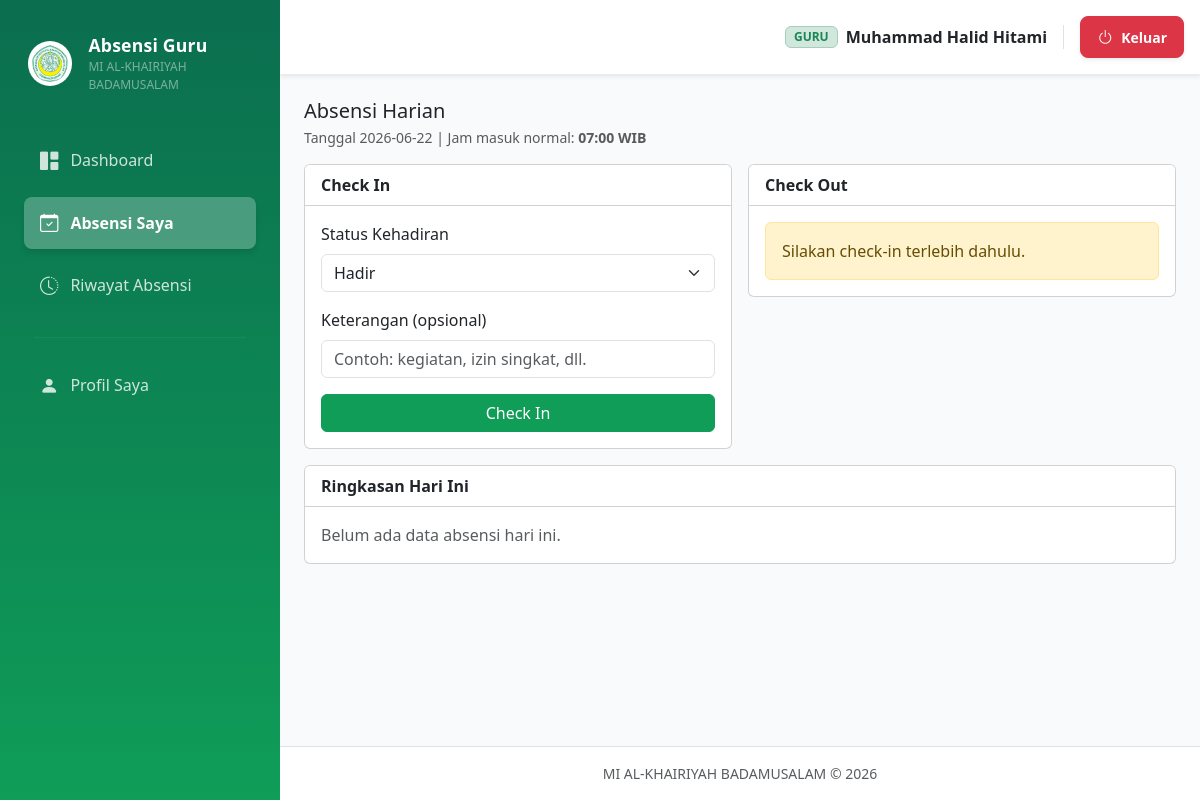
Before: /guru/absensi (signed in) with the older database file.
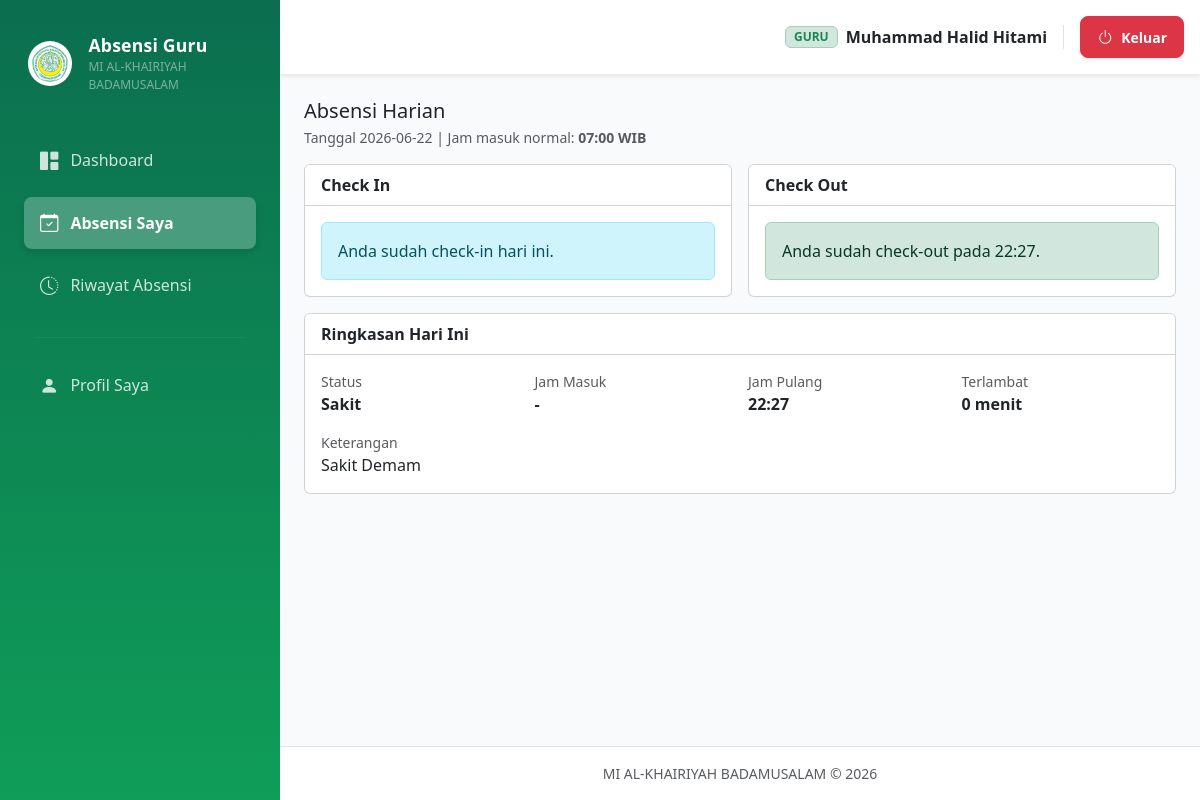
After: the same page with the newer database file.
### tables this page shows
CREATE TABLE absensi (
  id INTEGER PRIMARY KEY AUTOINCREMENT,
  guru_id INTEGER NOT NULL,
  tanggal TEXT NOT NULL,
  jam_masuk TEXT,
  jam_pulang TEXT,
  status TEXT NOT NULL,
  terlambat INTEGER DEFAULT 0,
  keterangan TEXT,
  validated INTEGER DEFAULT 0,
  created_at TEXT DEFAULT (datetime('now')),
  FOREIGN KEY (guru_id) REFERENCES guru (id) ON DELETE CASCADE,
  UNIQUE (guru_id, tanggal)
);

### blueprints/guru/routes.py (the view, shortened to what this page needs)
@bp.route("/absensi", methods=["GET", "POST"])
@login_required
@role_required("guru")
def absensi_saya():
    guru_id = current_user.user_id
    today = today_str()
    row = query_one(
        "SELECT * FROM absensi WHERE guru_id=? AND tanggal=?",
        (guru_id, today),
    )
    row = query_one(
        "SELECT * FROM absensi WHERE guru_id=? AND tanggal=?",
        (guru_id, today),
    )
    return render_template(
        "guru/absensi_saya.html",
        row=row,
        today=today,
        status_options=STATUS_OPTIONS,
    )

### utils/db.py (called while the page is built)
def get_db() -> sqlite3.Connection:
    if "db" not in g:
        conn = sqlite3.connect(current_app.config["DB_PATH"])
        conn.row_factory = sqlite3.Row
        conn.execute("PRAGMA foreign_keys = ON;")
        g.db = conn
    return g.db

def query_one(sql, params=()):
    cur = get_db().execute(sql, params)
    row = cur.fetchone()
    cur.close()
    return row

### utils/helpers.py (called while the page is built)
def today_str() -> str:
    return date.today().isoformat()

### utils/user.py (called while the page is built, shortened)
    @staticmethod
    def from_login_id(login_id: str):
        if not login_id or ":" not in login_id:
            return None
        role, raw_id = login_id.split(":", 1)
        try:
            user_id = int(raw_id)
        except Exception:
            return None
        if role == "guru":
            row = query_one(
                "SELECT id, nama, username FROM guru WHERE id = ?",
                (user_id,),
            )
            if not row:
                return None
            return AppUser(
                user_id=row["id"],
                role="guru",
                nama=row["nama"],
                username=row["username"],
            )
        return None

### templates/guru/absensi_saya.html (shortened to what this page needs)
{% extends 'partials/base.html' %}
{% set title = 'Absensi Harian' %}
{% block content %}
  <div class="d-flex flex-wrap justify-content-between align-items-center gap-2 mb-3">
    <div>
      <h2 class="h5 mb-1">Absensi Harian</h2>
      <div class="text-muted small">Tanggal {{ today }} | Jam masuk normal: <span class="fw-semibold">07:00 WIB</span></div>
    </div>
  </div>
  <div class="row g-3">
    <div class="col-lg-6">
      <div class="card">
        <div class="card-header bg-white fw-semibold">Check In</div>
        <div class="card-body">
          {% if row %}
            <div class="alert alert-info mb-0">Anda sudah check-in hari ini.</div>
          {% else %}
            <form method="post" class="vstack gap-3">
              <div>
                <label class="form-label">Status Kehadiran</label>
                <select class="form-select" name="status">
                  {% for opt in status_options %}
                    <option value="{{ opt }}" {% if opt=='Hadir' %}selected{% endif %}>{{ opt }}</option>
                  {% endfor %}
                </select>
              </div>
              <div>
                <label class="form-label">Keterangan (opsional)</label>
                <input class="form-control" name="keterangan" placeholder="Contoh: kegiatan, izin singkat, dll.">
              </div>
              <button class="btn btn-success" type="submit">Check In</button>
            </form>
          {% endif %}
        </div>
      </div>
    </div>
    <div class="col-lg-6">
      <div class="card">
        <div class="card-header bg-white fw-semibold">Check Out</div>
        <div class="card-body">
          {% if not row %}
            <div class="alert alert-warning mb-0">Silakan check-in terlebih dahulu.</div>
          {% elif row.jam_pulang %}
            <div class="alert alert-success mb-0">Anda sudah check-out pada {{ row.jam_pulang }}.</div>
          {% else %}
            <form method="post">
              <input type="hidden" name="action" value="checkout">
              <button class="btn btn-outline-success" type="submit">Check Out</button>
            </form>
          {% endif %}
        </div>
      </div>
    </div>
    <div class="col-12">
      <div class="card">
        <div class="card-header bg-white fw-semibold">Ringkasan Hari Ini</div>
        <div class="card-body">
          {% if row %}
            <div class="row g-3">
              <div class="col-md-3"><div class="text-muted small">Status</div><div class="fw-semibold">{{ row.status }}</div></div>
              <div class="col-md-3"><div class="text-muted small">Jam Masuk</div><div class="fw-semibold">{{ row.jam_masuk or '-' }}</div></div>
              <div class="col-md-3"><div class="text-muted small">Jam Pulang</div><div class="fw-semibold">{{ row.jam_pulang or '-' }}</div></div>
              <div class="col-md-3"><div class="text-muted small">Terlambat</div><div class="fw-semibold">{{ row.terlambat or 0 }} menit</div></div>
              <div class="col-12"><div class="text-muted small">Keterangan</div><div>{{ row.keterangan or '-' }}</div></div>
            </div>
          {% else %}
            <div class="text-muted">Belum ada data absensi hari ini.</div>
          {% endif %}
        </div>
      </div>
    </div>
  </div>
{% endblock %}

Changed rows visible on the page:
added absensi: jam_pulang "22:27", status "Sakit", terlambat "0", keterangan "Sakit Demam"
Other visible differences:
{{ row.jam_masuk or '-' }}: (not shown) → "-"
form field status: "Hadir" → (not shown)
text no longer shown: "Status Kehadiran Keterangan (opsional) Check In Silakan check-in terlebih dahulu. Belum ada data absensi hari ini."
text now shown: "Anda sudah check-in hari ini. Anda sudah check-out pada . Status Jam Masuk Jam Pulang Terlambat menit Keterangan"
